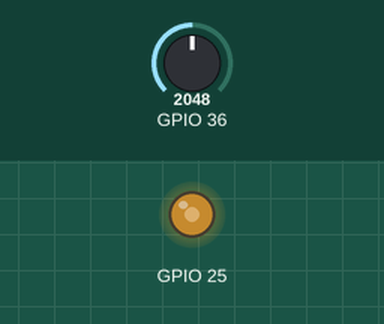
This sketch was run on a simulated ESP32. On the bench: output pins drawn as LEDs (lit = HIGH). The inputs (shaded band) are chosen by the test bench; at power-on: GPIO 36 = 2048.

Above: at 1.2 s.
1.3 s: GPIO 36 set to 2866
At 2.0 s:
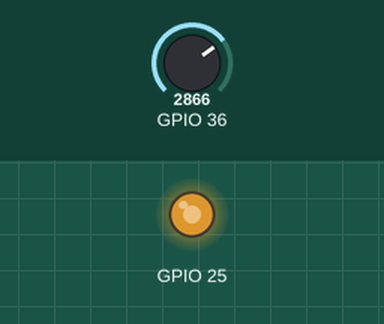
2.8 s: GPIO 36 set to 3603
At 3.1 s:
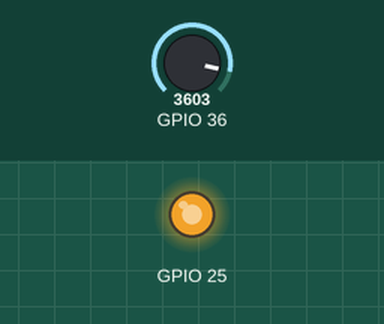
4.3 s: GPIO 36 set to 491
At 5.5 s:
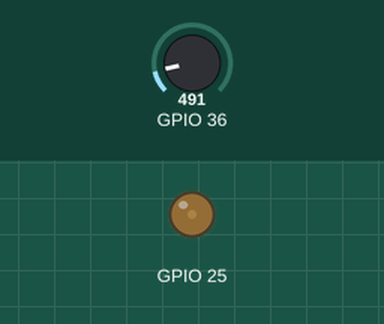
5.8 s: GPIO 36 set to 0
At 6.6 s:
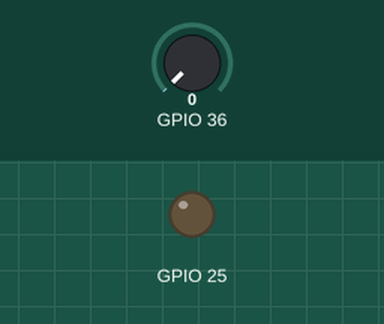
Timing chart, 0 to 8.3 s (numbered marks = the images above; inputs shaded):
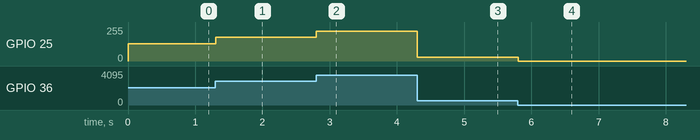

Measured:
- after the input at 1.3 s, GPIO 25: 128/255 → 179/255 at once
- after the input at 2.8 s, GPIO 25: 179/255 → 225/255 at once
- after the input at 4.3 s, GPIO 25: 225/255 → 30/255 at once
- after the input at 5.8 s, GPIO 25: 30/255 → 0/255 at once

The sketch:

ESP32_DAC_TEST.ino
```cpp
int val = 0;

void setup() {
  pinMode(25, OUTPUT);
  pinMode(36, INPUT);
}

void loop() {
  dacWrite(25, val);
  val = (analogRead(36) / 16);
}
```
